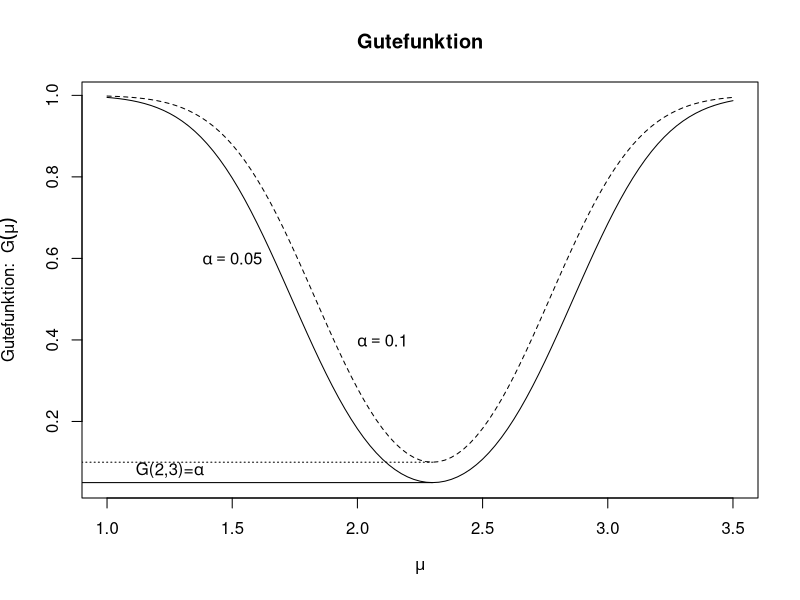

The R script that drew this image:

## clear history
rm(list = ls(all = TRUE))
graphics.off()

## Bild Gutefunktion
par(mfrow = c(1, 1))
WertMu0   = 2.3    #Erwartungswert in der Nullhypothese
WertSigma = 1.672  #Bekannte Standardabweichung
WertN     = 36
Alpha1    = 0.05   #Signifikanzniveau
U1        = qt(1 - Alpha1/2, WertN - 1)                          #Quantil
Lambda    = function(mu) sqrt(WertN) * (mu - WertMu0)/WertSigma  #Erwartungswert von T

## Definition der Funktion G
Fehler1 = function(mu) 1 - pt(U1, WertN - 1, Lambda(mu)) + 
          pt(-U1, WertN - 1, Lambda(mu))

## Zeichnung von Funktion G
curve(Fehler1, 1, 3.5, 
      ylab = expression(paste("Gutefunktion:  ", G(mu))), 
      xlab = expression(mu))

## Wie oben mit einem zweiten Signifikanzniveau
Alpha2  = 0.1
U2      = qt(1 - Alpha2/2, WertN - 1)
Fehler2 = function(mu) 1 - (pt( U2, WertN - 1, Lambda(mu)) - 
                            pt(-U2, WertN - 1, Lambda(mu)))

curve(Fehler2, 1, 3.5, add = TRUE, lty = 2)

## Beschriftung obere Funktion
text(1.5, 0.6, expression(alpha == 0.05))
## Beschriftung untere Funktion
text(2.1, 0.4, expression(alpha == 0.1))
segments(0, 0.05, 2.3, 0.05)        
segments(0, 0.1, 2.3, 0.1, lty = 3) 
text(1.25, 0.08, expression(paste("G(2,3)=", alpha)))
title("Gutefunktion")
